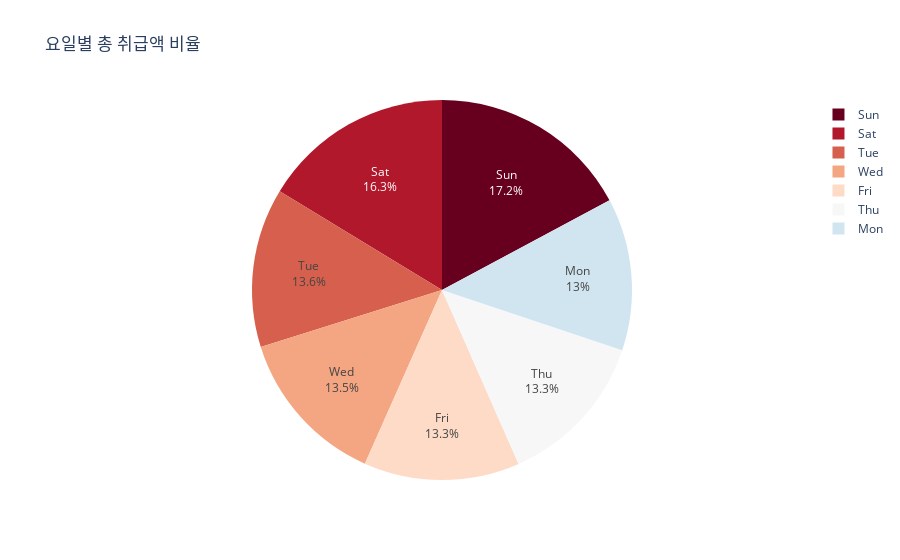

Notebook source saved alongside this figure:
### Code cell
fig = px.pie(df, values='취급액', names=df.index,  title='요일별 총 취급액 비율',
             color_discrete_sequence=px.colors.sequential.RdBu)
fig.update_traces(textposition='inside', textinfo='percent+label')
fig.show()

### Figure 1 — Plotly figure (JSON) as saved in the notebook; plotly's stock layout.template omitted (floating-point values rounded to 4 significant figures)
{"data": [{"domain": {"x": [0, 1], "y": [0, 1]}, "hovertemplate": "요일=%{label}<br>취급액=%{value}<extra></extra>", "labels": ["Fri", "Mon", "Sat", "Sun", "Thu", "Tue", "Wed"], "legendgroup": "", "name": "", "showlegend": true, "textinfo": "percent+label", "textposition": "inside", "type": "pie", "values": [117388227000, 114745068000, 144278777000, 152111655000, 117354373000, 120065321000, 119410895000]}], "layout": {"legend": {"tracegroupgap": 0}, "piecolorway": ["rgb(103,0,31)", "rgb(178,24,43)", "rgb(214,96,77)", "rgb(244,165,130)", "rgb(253,219,199)", "rgb(247,247,247)", "rgb(209,229,240)", "rgb(146,197,222)", "rgb(67,147,195)", "rgb(33,102,172)", "rgb(5,48,97)"], "title": {"text": "요일별 총 취급액 비율"}}}
